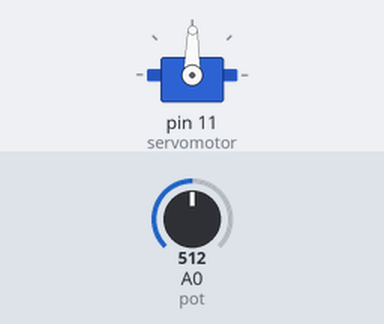
Bench run of a sketch on a simulated Arduino Uno, built with avr-gcc and run on an emulated ATmega328P. Shown: servo. Inputs (shaded band) come from the test bench; at power-on: A0 (pot) = 512.

Above: at 1.2 s.
1.3 s: A0 (pot) set to 716
At 1.9 s:
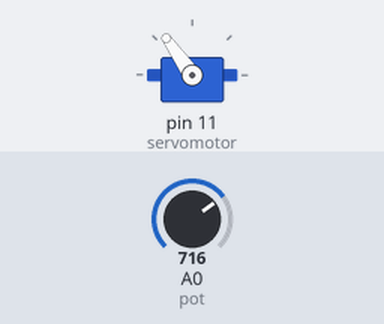
2.8 s: A0 (pot) set to 900
At 3.9 s:
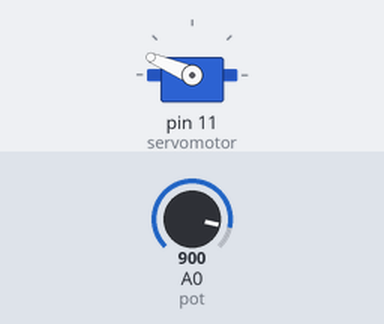
4.3 s: A0 (pot) set to 1023
At 5.4 s:
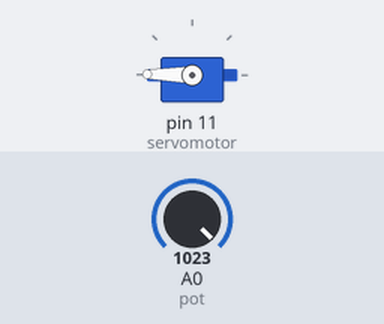
5.8 s: A0 (pot) set to 306
At 6.2 s:
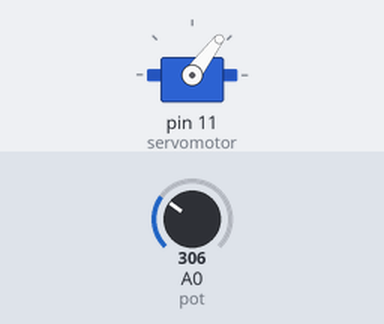
7.3 s: A0 (pot) set to 122
At 7.6 s:
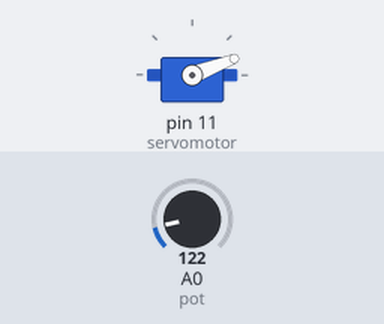
8.8 s: A0 (pot) set to 511
At 9.7 s:
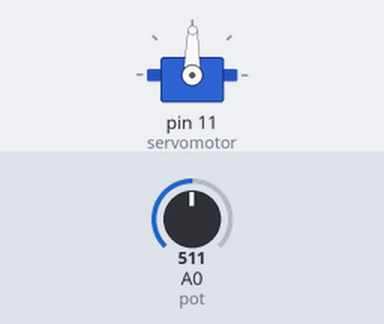
Timing chart, 0 to 11.3 s (numbered marks = the images above; inputs shaded):
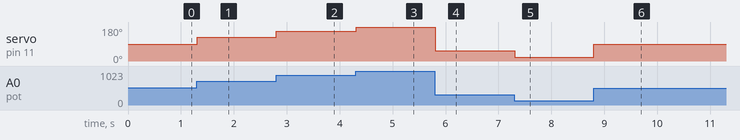

Measured:
- after the input at 1.3 s, servo on pin 11 (servomotor): 89° → 125° at once
- after the input at 2.8 s, servo on pin 11 (servomotor): 125° → 157° at once
- after the input at 4.3 s, servo on pin 11 (servomotor): 157° → 179° at once
- after the input at 5.8 s, servo on pin 11 (servomotor): 179° → 53° at once
- after the input at 7.3 s, servo on pin 11 (servomotor): 53° → 21° at once
- after the input at 8.8 s, servo on pin 11 (servomotor): 21° → 89° at once

The sketch:

servomotor.ino
```cpp
#include <Servo.h> /* servo kütüphanesi dahil edildi*/
Servo servomotor;
int pot = A0;
int potdeger;
int servoderece=0;
void setup() {
  // put your setup code here, to run once:
servomotor.attach(11);/* servo motoru ilteşim ettirmek için*/
}

void loop() {
  // put your main code here, to run repeatedly:
potdeger=analogRead(pot);
servoderece=map(potdeger,0,1023,0,179);/* 180 derece döndüğü için */
servomotor.write(servoderece);
delay(15);
}
```
